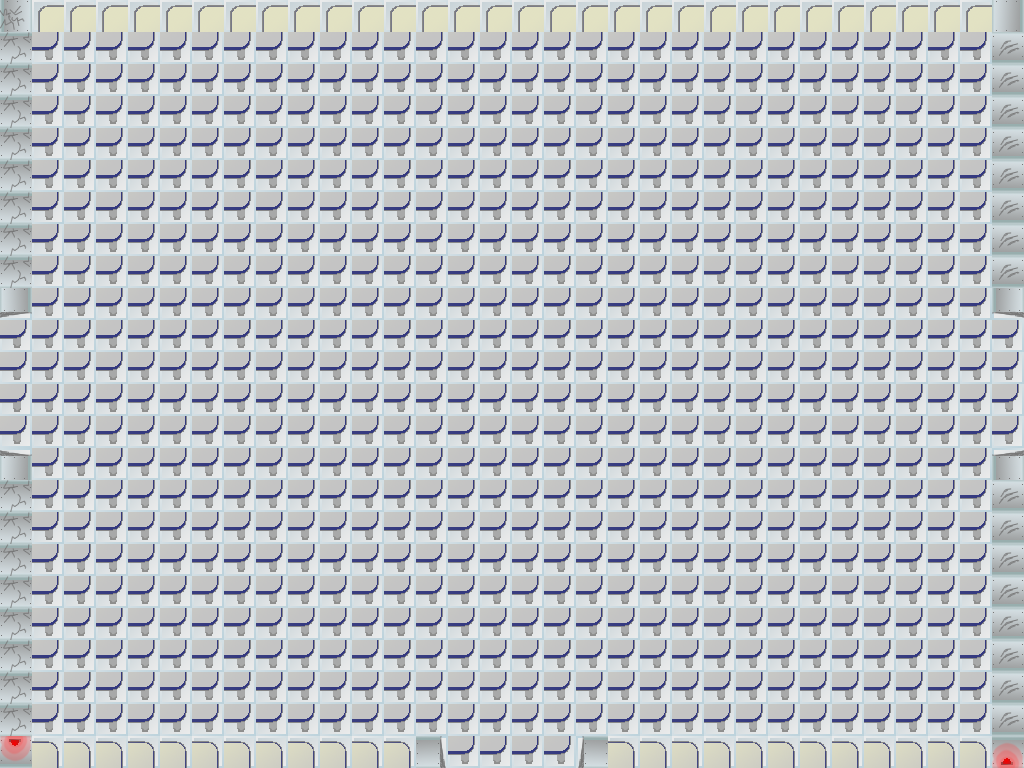

Rendered tile map (Tiled .tmx) drawn with the repository's tilesets; below, a short description and the map source with its tile grids summarised:
An orthogonal 32x24 tile map with 32x32 px tiles, 1 tile layer (Tile Layer 1).

<map version="1.0" orientation="orthogonal" width="32" height="24" tilewidth="32" tileheight="32">
 <tileset firstgid="1" name="tilesheet" tilewidth="32" tileheight="32">
  <image source="tilesheet.png" trans="ff00ff" />
  <tile id="0">
   <properties>
    <property name="impassable" value="1" />
   </properties>
  </tile>
  <tile id="1">
   <properties>
    <property name="impassable" value="1" />
   </properties>
  </tile>
  <tile id="2">
   <properties>
    <property name="impassable" value="1" />
   </properties>
  </tile>
  <tile id="3">
   <properties>
    <property name="impassable" value="1" />
   </properties>
  </tile>
  <tile id="4">
   <properties>
    <property name="impassable" value="1" />
   </properties>
  </tile>
  <tile id="5">
   <properties>
    <property name="impassable" value="1" />
   </properties>
  </tile>
  <tile id="6">
   <properties>
    <property name="impassable" value="1" />
   </properties>
  </tile>
  <tile id="7">
   <properties>
    <property name="impassable" value="1" />
   </properties>
  </tile>
  <tile id="8">
   <properties>
    <property name="impassable" value="1" />
   </properties>
  </tile>
  <tile id="9">
   <properties>
    <property name="impassable" value="1" />
   </properties>
  </tile>
  <tile id="10">
   <properties>
    <property name="impassable" value="1" />
   </properties>
  </tile>
  <tile id="11">
   <properties>
    <property name="impassable" value="1" />
   </properties>
  </tile>
  <tile id="12">
   <properties>
    <property name="impassable" value="1" />
   </properties>
  </tile>
  <tile id="13">
   <properties>
    <property name="impassable" value="1" />
   </properties>
  </tile>
  <tile id="14">
   <properties>
    <property name="impassable" value="1" />
   </properties>
  </tile>
  <tile id="15">
   <properties>
    <property name="impassable" value="1" />
   </properties>
  </tile>
  <tile id="16">
   <properties>
    <property name="impassable" value="1" />
   </properties>
  </tile>
  <tile id="17">
   <properties>
    <property name="impassable" value="1" />
   </properties>
  </tile>
  <tile id="18">
   <properties>
    <property name="impassable" value="1" />
   </properties>
  </tile>
  <tile id="19">
   <properties>
    <property name="impassable" value="1" />
   </properties>
  </tile>
  <tile id="20">
   <properties>
    <property name="impassable" value="1" />
   </properties>
  </tile>
  <tile id="21">
   <properties>
    <property name="impassable" value="1" />
   </properties>
  </tile>
  <tile id="24">
   <properties>
    <property name="impassable" value="1" />
   </properties>
  </tile>
  <tile id="25">
   <properties>
    <property name="impassable" value="1" />
   </properties>
  </tile>
  <tile id="26">
   <properties>
    <property name="impassable" value="1" />
   </properties>
  </tile>
  <tile id="27">
   <properties>
    <property name="impassable" value="1" />
   </properties>
  </tile>
  <tile id="28">
   <properties>
    <property name="impassable" value="1" />
   </properties>
  </tile>
  <tile id="29">
   <properties>
    <property name="impassable" value="1" />
   </properties>
  </tile>
  <tile id="49">
   <properties>
    <property name="impassable" value="1" />
   </properties>
  </tile>
  <tile id="72">
   <properties>
    <property name="impassable" value="1" />
   </properties>
  </tile>
  <tile id="73">
   <properties>
    <property name="impassable" value="1" />
   </properties>
  </tile>
  <tile id="74">
   <properties>
    <property name="impassable" value="1" />
   </properties>
  </tile>
  <tile id="75">
   <properties>
    <property name="impassable" value="1" />
   </properties>
  </tile>
  <tile id="77">
   <properties>
    <property name="impassable" value="1" />
   </properties>
  </tile>
  <tile id="78">
   <properties>
    <property name="impassable" value="1" />
   </properties>
  </tile>
  <tile id="79">
   <properties>
    <property name="impassable" value="1" />
   </properties>
  </tile>
  <tile id="80">
   <properties>
    <property name="impassable" value="1" />
   </properties>
  </tile>
  <tile id="81">
   <properties>
    <property name="impassable" value="1" />
   </properties>
  </tile>
  <tile id="83">
   <properties>
    <property name="impassable" value="1" />
   </properties>
  </tile>
  <tile id="84">
   <properties>
    <property name="impassable" value="1" />
   </properties>
  </tile>
  <tile id="85">
   <properties>
    <property name="impassable" value="1" />
   </properties>
  </tile>
  <tile id="86">
   <properties>
    <property name="impassable" value="1" />
   </properties>
  </tile>
  <tile id="87">
   <properties>
    <property name="impassable" value="1" />
   </properties>
  </tile>
  <tile id="88">
   <properties>
    <property name="impassable" value="1" />
   </properties>
  </tile>
  <tile id="91">
   <properties>
    <property name="impassable" value="1" />
   </properties>
  </tile>
  <tile id="92">
   <properties>
    <property name="impassable" value="1" />
   </properties>
  </tile>
  <tile id="93">
   <properties>
    <property name="impassable" value="1" />
   </properties>
  </tile>
  <tile id="94">
   <properties>
    <property name="impassable" value="1" />
   </properties>
  </tile>
  <tile id="95">
   <properties>
    <property name="impassable" value="1" />
   </properties>
  </tile>
 </tileset>
 <layer name="Tile Layer 1" width="32" height="24">
  <data>[768 cells, 768 non-empty, 15 distinct tile ids]</data>
 </layer>
</map>
